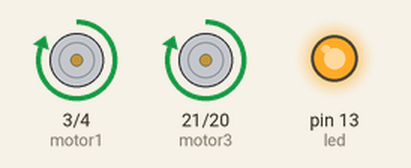
Recording of a sketch running on a simulated Arduino Mega 2560, built with avr-gcc and run on an emulated ATmega2560. On the bench: motor-driver pin pairs drawn as motors (green arrow = first pin HIGH = forward, orange = second pin HIGH = backward, longer = more drive, scaled by the enable pin), output pins drawn as LEDs (lit = HIGH).

Above: at 3.1 s.
At 4.5 s:
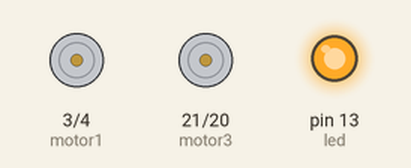
Timing chart, 0 to 6.0 s (numbered marks = the images above):
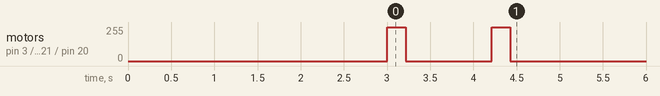

The sketch:

motor_test.ino
```cpp
const int rightEnable = 19;
const int motor4 = 20;
const int motor3 = 21;
const int leftEnable = 2;
const int motor1 = 3;
const int motor2 = 4;
const int leftEncoderA = 8;
const int leftEncoderB = 9;
const int rightEncoderA = 23;
const int rightEncoderB = 22;

const int led = 13;

volatile int leftEncoderPos;
volatile int rightEncoderPos;

volatile int leftMotorState;
volatile int rightMotorState;

void setup() {
  leftEncoderPos = 0;
  rightEncoderPos = 0;
  leftMotorState = HIGH;
  rightMotorState = HIGH;

  pinMode(rightEnable, OUTPUT);
  pinMode(motor3, OUTPUT);
  pinMode(motor4, OUTPUT);
  pinMode(leftEnable, OUTPUT);
  pinMode(motor1, OUTPUT);
  pinMode(motor2, OUTPUT);
  digitalWrite(rightEnable, LOW);
  digitalWrite(leftEnable, LOW);
  Serial.begin(9600);

  pinMode(led, OUTPUT);
  digitalWrite(led, HIGH);

  pinMode(leftEncoderA, INPUT);
  pinMode(leftEncoderB, INPUT);
  pinMode(rightEncoderA, INPUT);
  pinMode(rightEncoderB, INPUT);
  digitalWrite(leftEncoderA, HIGH);
  digitalWrite(leftEncoderB, HIGH);
  digitalWrite(rightEncoderA, HIGH);
  digitalWrite(rightEncoderB, HIGH);

  attachInterrupt(rightEncoderA, checkEncoder, CHANGE);

  delay(3000);

  moveForward();
  delay(1000);
  moveForward();

}

void loop() {
//  digitalWrite(rightEnable, rightMotorState);
//  digitalWrite(leftEnable, leftMotorState);
}

void moveForward() {
  digitalWrite(motor1, HIGH);
  digitalWrite(motor2, LOW);
  digitalWrite(motor3, HIGH);
  digitalWrite(motor4, LOW);
  digitalWrite(rightEnable, HIGH);
  digitalWrite(leftEnable, HIGH);
  delay(215);
  digitalWrite(rightEnable, LOW);
  digitalWrite(leftEnable, LOW);
}

void turnRight() {
  digitalWrite(motor1, HIGH);
  digitalWrite(motor2, LOW);
  digitalWrite(motor3, LOW);
  digitalWrite(motor4, HIGH);
  digitalWrite(rightEnable, HIGH);
  digitalWrite(leftEnable, HIGH);
  delay(95);
  digitalWrite(rightEnable, LOW);
  digitalWrite(leftEnable, LOW);
}

void turnLeft() {
  digitalWrite(motor1, LOW);
  digitalWrite(motor2, HIGH);
  digitalWrite(motor3, HIGH);
  digitalWrite(motor4, LOW);
  digitalWrite(rightEnable, HIGH);
  digitalWrite(leftEnable, HIGH);
  delay(95);
  digitalWrite(rightEnable, LOW);
  digitalWrite(leftEnable, LOW);
}

void checkEncoder() {
  if (digitalRead(rightEncoderA) == HIGH) {
    if (digitalRead(rightEncoderB) == LOW) {
      rightEncoderPos--;
    }
    else {
      rightEncoderPos++;
    }
  }
  else {
    if (digitalRead(rightEncoderB) == LOW) {
      rightEncoderPos++;
    }
    else {
      rightEncoderPos--;
    }
  }
  if (rightEncoderPos == -20) {
    leftMotorState = LOW;
    rightMotorState = LOW;
  }
}
```
